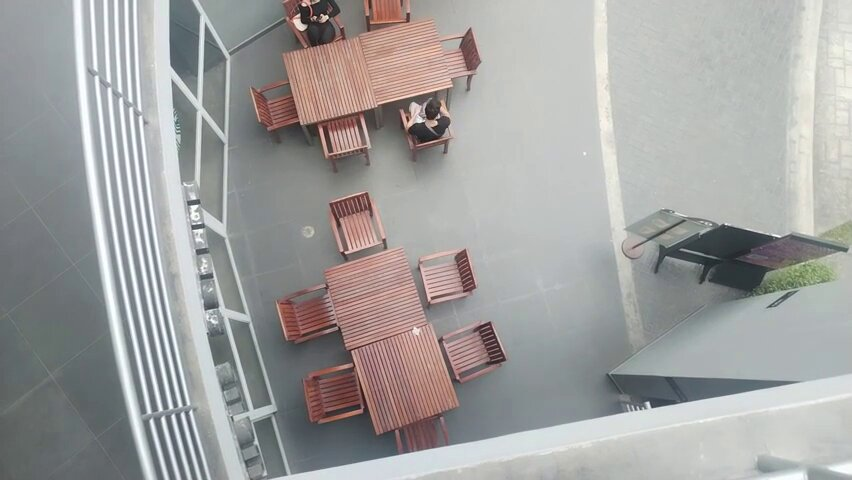
#> input picture 1. Asientos PKL/asientos.jpg, 852 x 480 px
$ python main.py
#> lines starting #> are read from the running program, lines starting #| are printed output that depends on the picture; after the words box and inside, x2 and y2 are one past the last pixel; in counts of white or black regions, pixels touching at a corner belong together
'''
Crea el archivo PKL de las coordenadas de los poligonos
'''
import cv2
import pickle
import numpy as np

img = cv2.imread('asientos.jpg')
#> img is the input picture: shape (480, 852, 3); mean B, G, R 159.3, 160.4, 161

coordenadas = [
    [(310, 170), (370, 159), (396, 252), (336, 271)],
    [(477, 220), (400, 225), (400, 320), (490, 302)],
    [(496, 306), (426, 330), (452, 397), (527, 367)],
    [(330, 267), (240, 280), (255, 365), (365, 346)],
    [(365, 351), (285, 371), (299, 436), (381, 419)],
    [(383, 101), (390, 175), (466, 148), (452, 85)],
    [(372, 100), (383, 158), (317, 169), (305, 118)],
    [(424, 33), (478, 16), (494, 70), (443, 91)]
]

espacios = []

for cord in coordenadas:
    espacios.append(cord)
    cv2.polylines(img, [np.array(cord)], isClosed=True, color=(255, 0, 0), thickness=2)
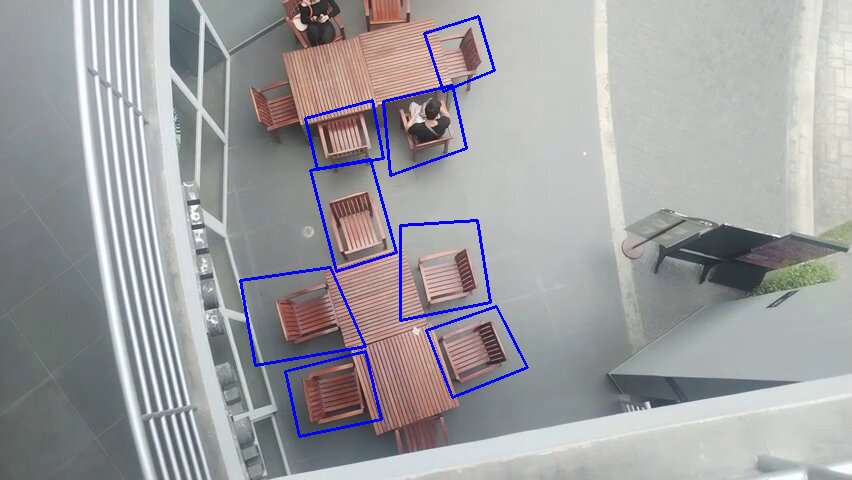
#> img: shape (480, 852, 3); 1.63% of pixels changed, all inside (x1, y1, x2, y2) = (239, 15, 529, 438)
#> after the loop, espacios = 8 items

with open('../2. Asientos Deteccion/espacios.pkl', 'wb') as file:
    pickle.dump(espacios, file)
